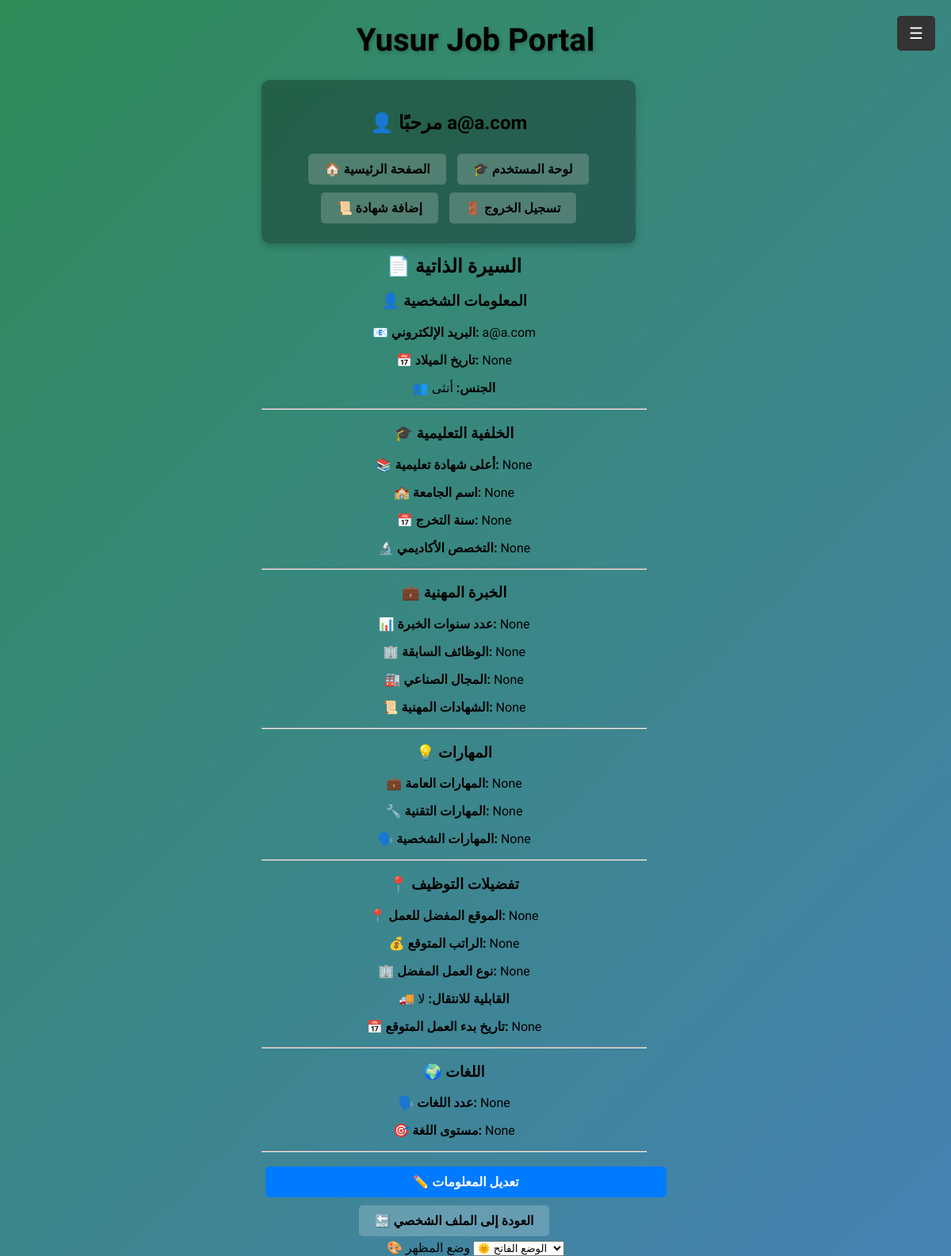
/jobseeker-resume (signed in), run on the app's committed database.
### app/models.py (models this page shows, shortened)
class User(db.Model, UserMixin):
    id = db.Column(db.Integer, primary_key=True)
    username = db.Column(db.String(100), unique=True, nullable=False)
    email = db.Column(db.String(100), unique=True, nullable=False)
    password = db.Column(db.String(100), nullable=False)
    role = db.Column(db.String(20), nullable=False, default="JobSeeker")
    notifications_enabled = db.Column(db.Boolean, default=True)
    theme = db.Column(db.String(10), default="light")
    profile_picture = db.Column(db.String(100), nullable=True, default="default_profile.png")
    date_of_birth = db.Column(db.Date, nullable=True)
    gender = db.Column(db.String(10), nullable=True)
    highest_education = db.Column(db.String(50), nullable=True)
    university_name = db.Column(db.String(100), nullable=True)
    graduation_year = db.Column(db.Integer, nullable=True)
    field_of_study = db.Column(db.String(100), nullable=True)
    experience_years = db.Column(db.String(10), nullable=True)
    previous_jobs = db.Column(db.Text, nullable=True)
    industry = db.Column(db.String(100), nullable=True)
    certifications = db.Column(db.Text, nullable=True)
    skills = db.Column(db.Text, nullable=True)
    technical_skills = db.Column(db.Text, nullable=True)
    soft_skills = db.Column(db.Text, nullable=True)
    preferred_location = db.Column(db.String(100), nullable=True)
    preferred_salary = db.Column(db.String(20), nullable=True)
    job_type = db.Column(db.String(20), nullable=True)
    willing_to_relocate = db.Column(db.Boolean, default=False)
    available_start_date = db.Column(db.Date, nullable=True)
    languages = db.Column(db.String(255), nullable=True)
    language_proficiency = db.Column(db.String(255), nullable=True)

### app/routes.py (the view)
@main.route('/jobseeker-resume', methods=['GET'])
@login_required
def jobseeker_resume():
    return render_template('jobseeker_resume.html', user=current_user)

### app/routes.py (called while the page is built)
@login_manager.user_loader
def load_user(user_id):
    return User.query.get(int(user_id))

### app/templates/jobseeker_resume.html
{% extends "base.html" %}
{% block content %}
<div class="container mt-5">
    <h2 class="text-center">📄 السيرة الذاتية</h2>
    <div class="card p-4 shadow-sm">
        <h3>👤 المعلومات الشخصية</h3>
        <p><strong>📧 البريد الإلكتروني:</strong> {{ user.email }}</p>
        <p><strong>📅 تاريخ الميلاد:</strong> {{ user.date_of_birth }}</p>
        <p><strong>👥 الجنس:</strong> {{ "ذكر" if user.gender == "male" else "أنثى" }}</p>
        <hr>
        <h3>🎓 الخلفية التعليمية</h3>
        <p><strong>📚 أعلى شهادة تعليمية:</strong> {{ user.highest_education }}</p>
        <p><strong>🏫 اسم الجامعة:</strong> {{ user.university_name }}</p>
        <p><strong>📅 سنة التخرج:</strong> {{ user.graduation_year }}</p>
        <p><strong>🔬 التخصص الأكاديمي:</strong> {{ user.field_of_study }}</p>
        <hr>
        <h3>💼 الخبرة المهنية</h3>
        <p><strong>📊 عدد سنوات الخبرة:</strong> {{ user.experience_years }}</p>
        <p><strong>🏢 الوظائف السابقة:</strong> {{ user.previous_jobs }}</p>
        <p><strong>🏭 المجال الصناعي:</strong> {{ user.industry }}</p>
        <p><strong>📜 الشهادات المهنية:</strong> {{ user.certifications }}</p>
        <hr>
        <h3>💡 المهارات</h3>
        <p><strong>💼 المهارات العامة:</strong> {{ user.skills }}</p>
        <p><strong>🔧 المهارات التقنية:</strong> {{ user.technical_skills }}</p>
        <p><strong>🗣️ المهارات الشخصية:</strong> {{ user.soft_skills }}</p>
        <hr>
        <h3>📍 تفضيلات التوظيف</h3>
        <p><strong>📍 الموقع المفضل للعمل:</strong> {{ user.preferred_location }}</p>
        <p><strong>💰 الراتب المتوقع:</strong> {{ user.preferred_salary }}</p>
        <p><strong>🏢 نوع العمل المفضل:</strong> {{ user.job_type }}</p>
        <p><strong>🚚 القابلية للانتقال:</strong> {{ "نعم" if user.willing_to_relocate else "لا" }}</p>
        <p><strong>📅 تاريخ بدء العمل المتوقع:</strong> {{ user.available_start_date }}</p>
        <hr>
        <h3>🌍 اللغات</h3>
        <p><strong>🗣️ عدد اللغات:</strong> {{ user.languages }}</p>
        <p><strong>🎯 مستوى اللغة:</strong> {{ user.language_proficiency }}</p>
        <hr>
        <a href="{{ url_for('main.jobseeker_profile') }}" class="btn btn-primary">✏️ تعديل المعلومات</a>
        <a href="{{ url_for('main.user_profile') }}" class="btn btn-secondary">🔙 العودة إلى الملف الشخصي</a>
    </div>
</div>
{% endblock %}

### app/templates/base.html (shortened to what this page needs)
<!DOCTYPE html>
<html lang="ar">
<head>
    <link rel="stylesheet" type="text/css" href="{{ url_for('static', filename='style.css') }}">
</head>
<body>
    <div class="menu-button" onclick="openSidebar()">☰</div>
    <div class="container">
        <h1 class="title">Yusur Job Portal</h1>
        <div class="dashboard">
            <h2>👤 مرحبًا {{ current_user.username if current_user.is_authenticated else 'زائر' }}</h2>
            <div class="buttons">
                <a href="{{ url_for('main.home') }}" class="btn">🏠 الصفحة الرئيسية</a>
                {% if current_user.is_authenticated %}
                    {% if current_user.role == 'Admin' %}
                        <a href="{{ url_for('main.admin_dashboard') }}" class="btn">📊 لوحة تحكم الأدمن</a>
                        <a href="{{ url_for('main.add_job') }}" class="btn">➕ إضافة وظيفة</a>
                    {% elif current_user.role == 'JobSeeker' %}
                        <a href="{{ url_for('main.jobseeker_dashboard') }}" class="btn">🎓 لوحة المستخدم</a>
                        <a href="{{ url_for('main.upload_certificate') }}" class="btn">📜 إضافة شهادة</a>
                    {% endif %}
                    <a href="{{ url_for('main.logout') }}" class="btn btn-danger">🚪 تسجيل الخروج</a>
                {% else %}
                    <a href="{{ url_for('main.login') }}" class="btn">🔑 تسجيل الدخول</a>
                    <a href="{{ url_for('main.register') }}" class="btn btn-secondary">📝 تسجيل حساب جديد</a>
                {% endif %}
            </div>
        </div>
        <div class="content">
            {% block content %}{% endblock %}
        </div>
    </div>
    <div class="theme-toggle-container">
        <label for="theme-toggle">🎨 وضع المظهر</label>
        <select id="theme-toggle" name="theme" class="form-control">
            <option value="light">🌞 الوضع الفاتح</option>
        </select>
    </div>
</body>
</html>

### app/static/style.css (style rules this page uses)
body { background: linear-gradient(135deg, #2E8B57, #4682B4); margin: 0; font-family: 'Tajawal', sans-serif; display: flex; flex-direction: column; align-items: center; min-height: 100vh; }
.container { text-align: center; color: #000000; max-width: 90%; }
.title { font-size: 2.5em; font-weight: bold; text-shadow: 2px 2px 4px rgba(0, 0, 0, 0.2); }
.dashboard { background: rgba(0, 0, 0, 0.3); padding: 20px; border-radius: 10px; box-shadow: 0px 4px 10px rgba(0, 0, 0, 0.2); width: 80%; max-width: 500px; }
.dashboard h2 { font-size: 1.5em; margin-bottom: 10px; }
.buttons { margin-top: 20px; }
.btn { display: inline-block; background: rgba(255, 255, 255, 0.2); padding: 10px 20px; margin: 5px; border-radius: 5px; color: rgb(0, 0, 0); text-decoration: none; font-weight: bold; transition: background 0.3s; }
.menu-button { position: fixed; top: 20px; right: 20px; background: #333; color: white; padding: 10px 15px; border-radius: 5px; font-size: 20px; cursor: pointer; z-index: 1000; transition: background 0.3s; }
.btn-primary { width: 100%; background: #007bff; color: white; border: none; padding: 10px; margin-top: 10px; border-radius: 5px; font-size: 16px; cursor: pointer; transition: background 0.3s; }
.text-center { margin-top: 15px; }

### data on the page
User: username "a@a.com", email "a@a.com", date_of_birth "None", gender "أنثى", highest_education "None", university_name "None", graduation_year "None", field_of_study "None", experience_years "None", previous_jobs "None", industry "None", certifications "None", skills "None", technical_skills "None", soft_skills "None", preferred_location "None", preferred_salary "None", job_type "None", willing_to_relocate "لا", available_start_date "None", languages "None", language_proficiency "None"
